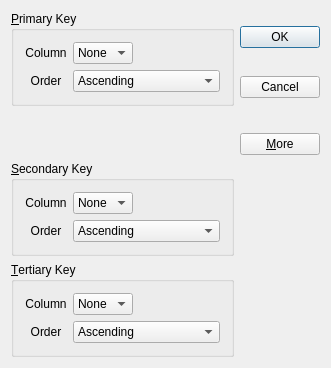
<?xml version="1.0" encoding="UTF-8"?>
<ui version="4.0">
 <class>SortDialog</class>
 <widget class="QDialog" name="SortDialog">
  <property name="geometry">
   <rect>
    <x>0</x>
    <y>0</y>
    <width>331</width>
    <height>368</height>
   </rect>
  </property>
  <property name="windowTitle">
   <string>SortDialog</string>
  </property>
  <layout class="QGridLayout" name="gridLayout_4">
   <item row="5" column="0">
    <widget class="QGroupBox" name="tertiaryGroupBox">
     <property name="title">
      <string>&amp;Tertiary Key</string>
     </property>
     <layout class="QGridLayout" name="gridLayout_3">
      <item row="0" column="2">
       <spacer name="horizontalSpacer_3">
        <property name="orientation">
         <enum>Qt::Horizontal</enum>
        </property>
        <property name="sizeHint" stdset="0">
         <size>
          <width>80</width>
          <height>17</height>
         </size>
        </property>
       </spacer>
      </item>
      <item row="1" column="1" colspan="2">
       <widget class="QComboBox" name="tertiaryOrderCombo">
        <item>
         <property name="text">
          <string>Ascending</string>
         </property>
        </item>
        <item>
         <property name="text">
          <string>Descending</string>
         </property>
        </item>
       </widget>
      </item>
      <item row="0" column="0">
       <widget class="QLabel" name="columnLabel_3">
        <property name="text">
         <string>Column</string>
        </property>
        <property name="textFormat">
         <enum>Qt::AutoText</enum>
        </property>
        <property name="alignment">
         <set>Qt::AlignCenter</set>
        </property>
       </widget>
      </item>
      <item row="1" column="0">
       <widget class="QLabel" name="orderlabel_3">
        <property name="text">
         <string>Order</string>
        </property>
        <property name="alignment">
         <set>Qt::AlignCenter</set>
        </property>
       </widget>
      </item>
      <item row="0" column="1">
       <widget class="QComboBox" name="tertiaryColumncombo">
        <item>
         <property name="text">
          <string>None</string>
         </property>
        </item>
       </widget>
      </item>
     </layout>
    </widget>
   </item>
   <item row="4" column="0">
    <widget class="QGroupBox" name="secondaryGroupBox">
     <property name="title">
      <string>&amp;Secondary Key</string>
     </property>
     <layout class="QGridLayout" name="gridLayout_2">
      <item row="0" column="1">
       <widget class="QComboBox" name="secondaryColumnCombo">
        <item>
         <property name="text">
          <string>None</string>
         </property>
        </item>
       </widget>
      </item>
      <item row="1" column="0">
       <widget class="QLabel" name="orderlabel_2">
        <property name="text">
         <string>Order</string>
        </property>
        <property name="alignment">
         <set>Qt::AlignCenter</set>
        </property>
       </widget>
      </item>
      <item row="0" column="2">
       <spacer name="horizontalSpacer_2">
        <property name="orientation">
         <enum>Qt::Horizontal</enum>
        </property>
        <property name="sizeHint" stdset="0">
         <size>
          <width>28</width>
          <height>17</height>
         </size>
        </property>
       </spacer>
      </item>
      <item row="1" column="1" colspan="2">
       <widget class="QComboBox" name="secondaryOrderCombo">
        <item>
         <property name="text">
          <string>Ascending</string>
         </property>
        </item>
        <item>
         <property name="text">
          <string>Descending</string>
         </property>
        </item>
       </widget>
      </item>
      <item row="0" column="0">
       <widget class="QLabel" name="columnLabel_2">
        <property name="text">
         <string>Column</string>
        </property>
        <property name="textFormat">
         <enum>Qt::AutoText</enum>
        </property>
        <property name="alignment">
         <set>Qt::AlignCenter</set>
        </property>
       </widget>
      </item>
     </layout>
    </widget>
   </item>
   <item row="0" column="0" rowspan="2">
    <widget class="QGroupBox" name="primaryGroupBox">
     <property name="title">
      <string>&amp;Primary Key</string>
     </property>
     <layout class="QGridLayout" name="gridLayout">
      <item row="1" column="0">
       <widget class="QLabel" name="orderlabel">
        <property name="text">
         <string>Order</string>
        </property>
        <property name="alignment">
         <set>Qt::AlignCenter</set>
        </property>
       </widget>
      </item>
      <item row="0" column="1">
       <widget class="QComboBox" name="primaryColumnCombo">
        <item>
         <property name="text">
          <string>None</string>
         </property>
        </item>
       </widget>
      </item>
      <item row="0" column="0">
       <widget class="QLabel" name="columnLabel">
        <property name="text">
         <string>Column</string>
        </property>
        <property name="textFormat">
         <enum>Qt::AutoText</enum>
        </property>
        <property name="alignment">
         <set>Qt::AlignCenter</set>
        </property>
       </widget>
      </item>
      <item row="1" column="1" colspan="2">
       <widget class="QComboBox" name="primaryOrderCombo">
        <item>
         <property name="text">
          <string>Ascending</string>
         </property>
        </item>
        <item>
         <property name="text">
          <string>Descending</string>
         </property>
        </item>
       </widget>
      </item>
      <item row="0" column="2">
       <spacer name="horizontalSpacer">
        <property name="orientation">
         <enum>Qt::Horizontal</enum>
        </property>
        <property name="sizeHint" stdset="0">
         <size>
          <width>61</width>
          <height>20</height>
         </size>
        </property>
       </spacer>
      </item>
     </layout>
    </widget>
   </item>
   <item row="2" column="0" rowspan="2">
    <spacer name="verticalSpacer">
     <property name="orientation">
      <enum>Qt::Vertical</enum>
     </property>
     <property name="sizeHint" stdset="0">
      <size>
       <width>20</width>
       <height>95</height>
      </size>
     </property>
    </spacer>
   </item>
   <item row="3" column="1">
    <widget class="QPushButton" name="moreButton">
     <property name="text">
      <string>&amp;More</string>
     </property>
     <property name="checkable">
      <bool>true</bool>
     </property>
    </widget>
   </item>
   <item row="0" column="1">
    <widget class="QPushButton" name="okButton">
     <property name="text">
      <string>OK</string>
     </property>
     <property name="default">
      <bool>true</bool>
     </property>
    </widget>
   </item>
   <item row="1" column="1">
    <widget class="QPushButton" name="cancelButton">
     <property name="text">
      <string>Cancel</string>
     </property>
    </widget>
   </item>
   <item row="2" column="1">
    <spacer name="verticalSpacer_2">
     <property name="orientation">
      <enum>Qt::Vertical</enum>
     </property>
     <property name="sizeHint" stdset="0">
      <size>
       <width>72</width>
       <height>50</height>
      </size>
     </property>
    </spacer>
   </item>
  </layout>
 </widget>
 <layoutdefault spacing="6" margin="11"/>
 <tabstops>
  <tabstop>primaryColumnCombo</tabstop>
  <tabstop>primaryOrderCombo</tabstop>
  <tabstop>secondaryColumnCombo</tabstop>
  <tabstop>secondaryOrderCombo</tabstop>
  <tabstop>tertiaryColumncombo</tabstop>
  <tabstop>tertiaryOrderCombo</tabstop>
  <tabstop>okButton</tabstop>
  <tabstop>cancelButton</tabstop>
  <tabstop>moreButton</tabstop>
 </tabstops>
 <resources/>
 <connections>
  <connection>
   <sender>okButton</sender>
   <signal>clicked()</signal>
   <receiver>SortDialog</receiver>
   <slot>accept()</slot>
   <hints>
    <hint type="sourcelabel">
     <x>271</x>
     <y>49</y>
    </hint>
    <hint type="destinationlabel">
     <x>107</x>
     <y>124</y>
    </hint>
   </hints>
  </connection>
  <connection>
   <sender>cancelButton</sender>
   <signal>clicked()</signal>
   <receiver>SortDialog</receiver>
   <slot>reject()</slot>
   <hints>
    <hint type="sourcelabel">
     <x>297</x>
     <y>69</y>
    </hint>
    <hint type="destinationlabel">
     <x>143</x>
     <y>151</y>
    </hint>
   </hints>
  </connection>
  <connection>
   <sender>moreButton</sender>
   <signal>toggled(bool)</signal>
   <receiver>secondaryGroupBox</receiver>
   <slot>setVisible(bool)</slot>
   <hints>
    <hint type="sourcelabel">
     <x>287</x>
     <y>176</y>
    </hint>
    <hint type="destinationlabel">
     <x>216</x>
     <y>248</y>
    </hint>
   </hints>
  </connection>
  <connection>
   <sender>moreButton</sender>
   <signal>toggled(bool)</signal>
   <receiver>tertiaryGroupBox</receiver>
   <slot>setVisible(bool)</slot>
   <hints>
    <hint type="sourcelabel">
     <x>301</x>
     <y>187</y>
    </hint>
    <hint type="destinationlabel">
     <x>217</x>
     <y>339</y>
    </hint>
   </hints>
  </connection>
 </connections>
</ui>
